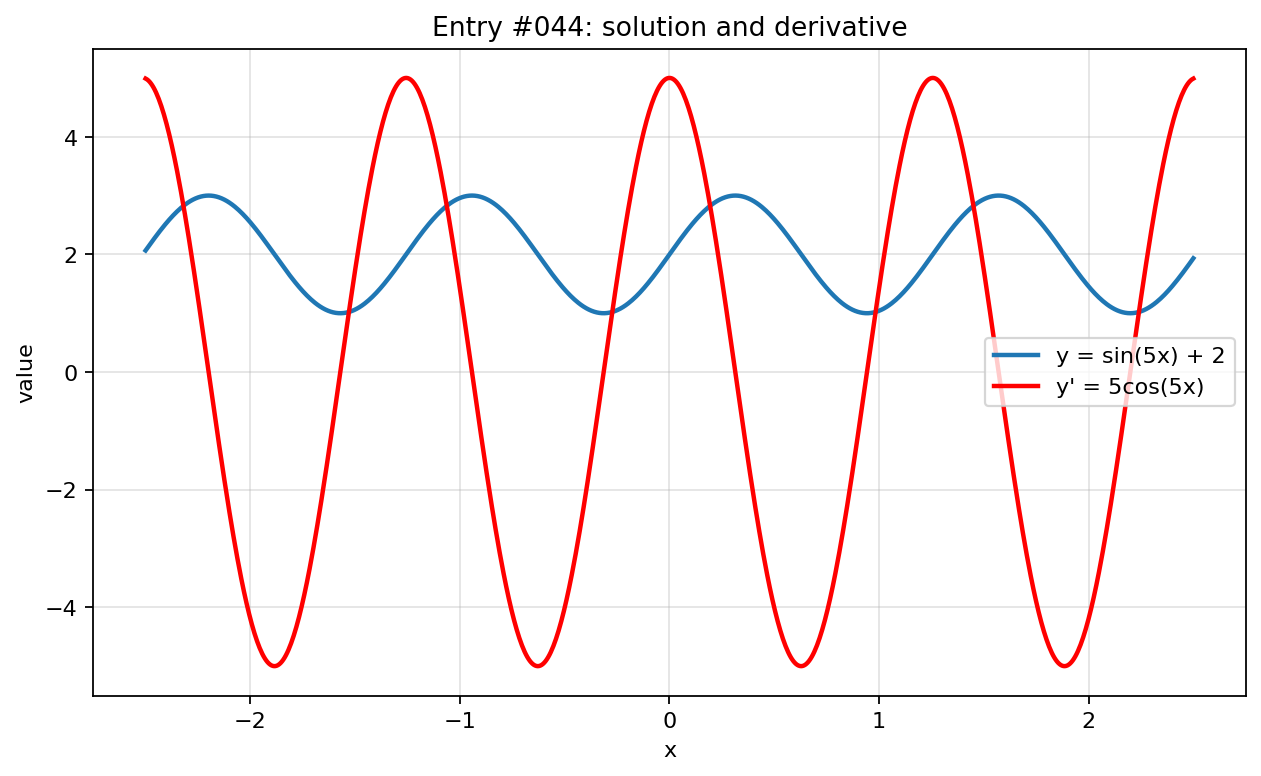

Recreate this plot in Python.
import numpy as np
import matplotlib.pyplot as plt

x = np.linspace(-2.5, 2.5, 800)

with np.errstate(divide="ignore", invalid="ignore", over="ignore"):
    y = np.sin(5*x) + 2
    y_prime = 5*np.cos(5*x)

plt.figure(figsize=(8, 5))
plt.plot(x, y, label="y = sin(5x) + 2", linewidth=2)
plt.plot(x, y_prime, label="y' = 5cos(5x)", linewidth=2, color="red")
plt.title("Entry #044: solution and derivative")
plt.xlabel("x")
plt.ylabel("value")
plt.grid(True, alpha=0.35)
plt.legend()
plt.tight_layout()
plt.show()
